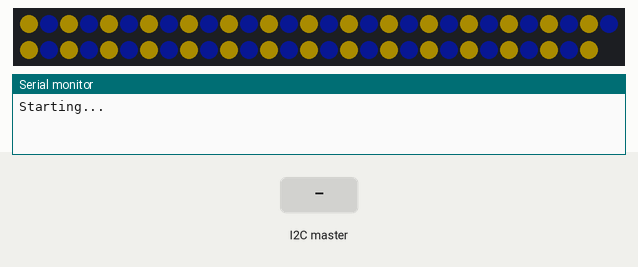
The sketch below on a simulated Arduino Uno, built with avr-gcc and run on an emulated ATmega328P. Parts: 59 RGB LEDs in strip order, left to right, continuing on the next row, the last lines printed to the serial monitor. The inputs (shaded band) are chosen by the test bench. Dim RGB values are drawn brighter than linear.

Above: at 1.2 s.
1.3 s: the I2C master sends "c"
At 1.81 s:
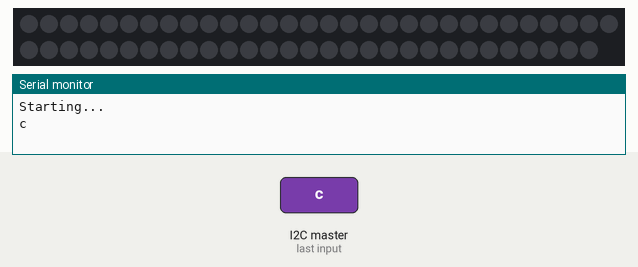
At 2.8 s:
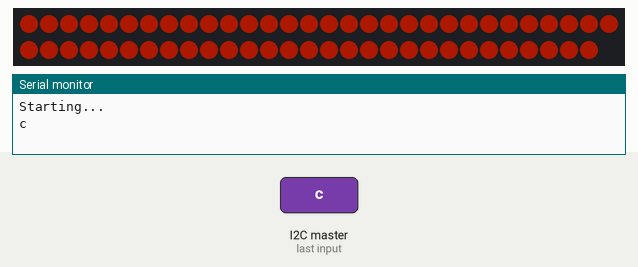
3.7 s: the I2C master sends "h"
At 3.97 s:
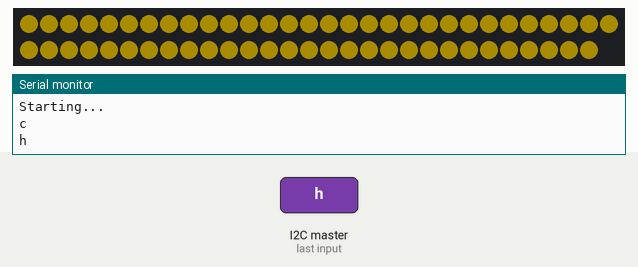
6.7 s: the I2C master sends "n"
Timing chart, 0 to 9.7 s (numbered marks = the images above; inputs shaded):
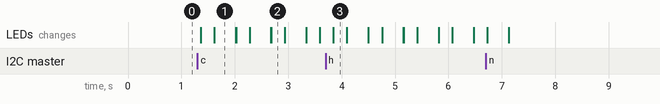

The sketch:

StripWorkChar.ino
```cpp
#include <Adafruit_NeoPixel.h>
#include <Wire.h>

#define PIN 3
int numOfPixels = 59;

// Parameter 1 = number of pixels in strip
// Parameter 2 = pin number (most are valid)
// Parameter 3 = pixel type flags, add together as needed:
//   NEO_KHZ800  800 KHz bitstream (most NeoPixel products w/WS2812 LEDs)
//   NEO_KHZ400  400 KHz (classic 'v1' (not v2) FLORA pixels, WS2811 drivers)
//   NEO_GRB     Pixels are wired for GRB bitstream (most NeoPixel products)
//   NEO_RGB     Pixels are wired for RGB bitstream (v1 FLORA pixels, not v2)
Adafruit_NeoPixel strip = Adafruit_NeoPixel(numOfPixels, PIN, NEO_GRB + NEO_KHZ800);
char message;


void setup()
{
  turnOff();//turns lights off
  Wire.begin(7); //change to 7
  Wire.onReceive(readRoborioMessage); //is essentially a definition, calls the handler to be run when the roboRIO sends a message
  Serial.begin(9600);
  strip.begin();
  strip.setBrightness(50);
  strip.show(); // Initialize all pixels to 'off'
  Serial.println("Starting...");
}

void readRoborioMessage()
{
  //used for communication between roborio and arduino
  if (0 < Wire.available()) {
    message = Wire.read();
  }
  Serial.println(message);
  //go to Tools --> Serial Monitor or press Ctrl+Shift+M
}

void loop()
{
  //when the roborio sends a message from an input,
  //it will initiate the correct if statement

  if (message == 'c') //mainB - cargo orange flashing
  {
    turnRGBFlash(255, 40, 0, 'c');
  }

  if (message == 'h') //mainY - hatch panel yellow flashing
  {
    turnRGBFlash(229, 187, 0,'h'); //hatch panel yellow
  }

  if (message == 'f') //mainX - default enforcers
  {
    turnEnforcersPlain();
  }

  if (message == 'n') //mainA - off
  {
    turnOff();
  }
  turnEnforcersPlain();
}


void turnOff()
{
  for (int i = 0; i <= numOfPixels; i++) {
    strip.setPixelColor(i, 0, 0, 0);
  }
  strip.show();
}

void turnRGBFlash(int R, int G, int B, char sent)
{
    if(message != sent)
    {
      return;
    }
    int i = 0;
    int numbers[3];
    numbers[3] = new int[3];
    numbers[0] = R;
    numbers[1] = G;
    numbers[2] = B;
    for(int i = 0; i <= numOfPixels; i++)
      {
        strip.setPixelColor(i,R,G,B);
      }
    strip.show();
    delay(250);
    turnOff();
    delay(250);
}

void turnEnforcersPlain()
{
  for(int i = 0; i <= numOfPixels; i = i+2)
  {
    strip.setPixelColor(i, 229, 187, 0);
    strip.show();
    strip.setPixelColor(i+1, 7, 16, 99);
    strip.show();
  }
}
```

Measured:
- after the input at 1.3 s, the LEDs: first change after 0.07 s (image 1 shows a later state)
- after the input at 3.7 s, the LEDs: change after 0.15 s (image 3)
- what the display in image 1 shows lasts 0.4 s, from 1.6 s to 2.0 s
